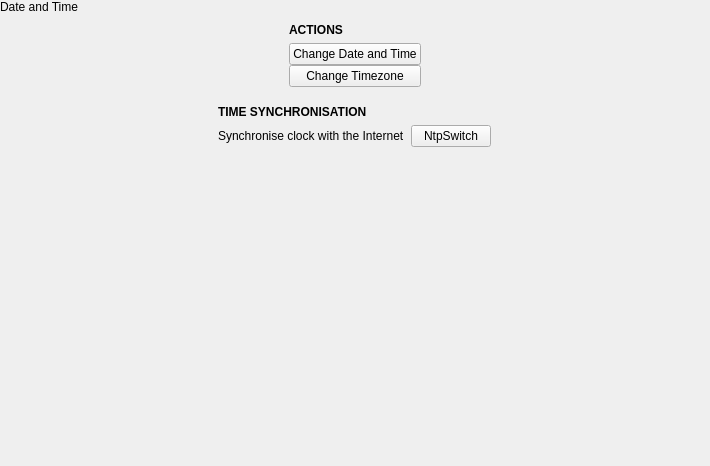
<?xml version="1.0" encoding="UTF-8"?>
<ui version="4.0">
 <class>DateTimePane</class>
 <widget class="QWidget" name="DateTimePane">
  <property name="geometry">
   <rect>
    <x>0</x>
    <y>0</y>
    <width>710</width>
    <height>466</height>
   </rect>
  </property>
  <property name="windowTitle">
   <string notr="true">Form</string>
  </property>
  <layout class="QVBoxLayout" name="verticalLayout">
   <property name="spacing">
    <number>0</number>
   </property>
   <property name="leftMargin">
    <number>0</number>
   </property>
   <property name="topMargin">
    <number>0</number>
   </property>
   <property name="rightMargin">
    <number>0</number>
   </property>
   <property name="bottomMargin">
    <number>0</number>
   </property>
   <item>
    <widget class="tTitleLabel" name="titleLabel">
     <property name="text">
      <string>Date and Time</string>
     </property>
    </widget>
   </item>
   <item>
    <widget class="QScrollArea" name="scrollArea">
     <property name="frameShape">
      <enum>QFrame::NoFrame</enum>
     </property>
     <property name="widgetResizable">
      <bool>true</bool>
     </property>
     <widget class="QWidget" name="scrollAreaWidgetContents">
      <property name="geometry">
       <rect>
        <x>0</x>
        <y>0</y>
        <width>710</width>
        <height>449</height>
       </rect>
      </property>
      <layout class="QVBoxLayout" name="verticalLayout_2">
       <property name="spacing">
        <number>0</number>
       </property>
       <property name="leftMargin">
        <number>0</number>
       </property>
       <property name="topMargin">
        <number>0</number>
       </property>
       <property name="rightMargin">
        <number>0</number>
       </property>
       <property name="bottomMargin">
        <number>0</number>
       </property>
       <item alignment="Qt::AlignHCenter">
        <widget class="QWidget" name="actionsWidget" native="true">
         <property name="m3SettingsGroup" stdset="0"><bool>true</bool></property>
         <layout class="QVBoxLayout" name="verticalLayout_3">
          <item>
           <widget class="QLabel" name="label">
            <property name="font">
             <font>
              <bold>true</bold>
             </font>
            </property>
            <property name="text">
             <string>ACTIONS</string>
            </property>
           </widget>
          </item>
          <item>
           <layout class="QVBoxLayout" name="verticalLayout_4">
            <property name="spacing">
             <number>0</number>
            </property>
            <property name="leftMargin">
             <number>0</number>
            </property>
            <property name="topMargin">
             <number>0</number>
            </property>
            <property name="rightMargin">
             <number>0</number>
            </property>
            <property name="bottomMargin">
             <number>0</number>
            </property>
            <item>
             <widget class="QPushButton" name="changeDateTimeButton">
              <property name="text">
               <string>Change Date and Time</string>
              </property>
             </widget>
            </item>
            <item>
             <widget class="QPushButton" name="changeTimezoneButton">
              <property name="text">
               <string>Change Timezone</string>
              </property>
             </widget>
            </item>
           </layout>
          </item>
         </layout>
        </widget>
       </item>
       <item alignment="Qt::AlignHCenter">
        <widget class="QWidget" name="timeSyncWidget" native="true">
         <property name="m3SettingsGroup" stdset="0"><bool>true</bool></property>
         <layout class="QGridLayout" name="gridLayout">
          <item row="1" column="0">
           <widget class="QLabel" name="label_3">
            <property name="m3Icon" stdset="0"><string notr="true">sync</string></property>
            <property name="text">
             <string>Synchronise clock with the Internet</string>
            </property>
           </widget>
          </item>
          <item row="1" column="1">
           <widget class="tSwitch" name="ntpSwitch">
            <property name="text">
             <string notr="true">NtpSwitch</string>
            </property>
           </widget>
          </item>
          <item row="0" column="0" colspan="2">
           <widget class="QLabel" name="label_2">
            <property name="font">
             <font>
              <bold>true</bold>
             </font>
            </property>
            <property name="text">
             <string>TIME SYNCHRONISATION</string>
            </property>
           </widget>
          </item>
         </layout>
        </widget>
       </item>
       <item>
        <spacer name="verticalSpacer">
         <property name="orientation">
          <enum>Qt::Vertical</enum>
         </property>
         <property name="sizeHint" stdset="0">
          <size>
           <width>20</width>
           <height>40</height>
          </size>
         </property>
        </spacer>
       </item>
      </layout>
     </widget>
    </widget>
   </item>
  </layout>
 </widget>
 <customwidgets>
  <customwidget>
   <class>tTitleLabel</class>
   <extends>QLabel</extends>
   <header location="global">ttitlelabel.h</header>
   <slots>
    <signal>backButtonClicked()</signal>
   </slots>
  </customwidget>
  <customwidget>
   <class>tSwitch</class>
   <extends>QPushButton</extends>
   <header location="global">tswitch.h</header>
  </customwidget>
 </customwidgets>
 <resources/>
 <connections/>
</ui>
